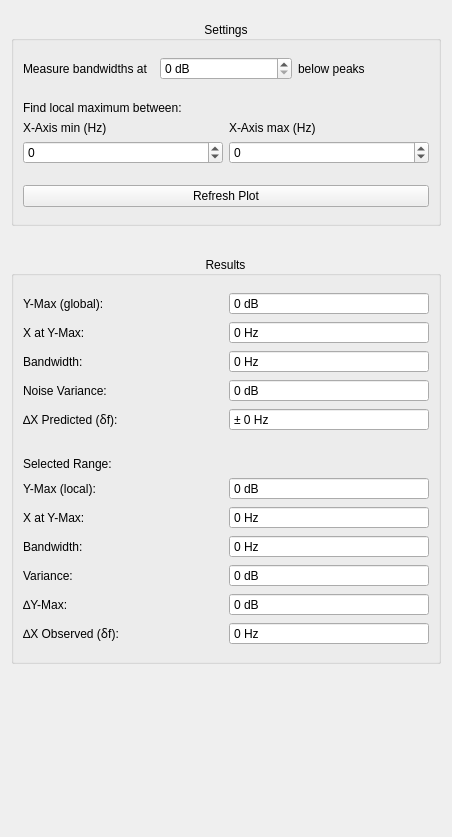
              <widget class="QWidget" name="scrollAreaWidgetContents_2">
               <property name="geometry">
                <rect>
                 <x>0</x>
                 <y>0</y>
                 <width>452</width>
                 <height>837</height>
                </rect>
               </property>
               <layout class="QVBoxLayout" name="verticalLayout_5">
                <item>
                 <layout class="QVBoxLayout" name="verticalLayout_4">
                  <property name="spacing">
                   <number>30</number>
                  </property>
                  <property name="topMargin">
                   <number>10</number>
                  </property>
                  <property name="bottomMargin">
                   <number>22</number>
                  </property>
                  <item>
                   <widget class="QGroupBox" name="group_settings">
                    <property name="title">
                     <string>Settings</string>
                    </property>
                    <property name="alignment">
                     <set>Qt::AlignCenter</set>
                    </property>
                    <layout class="QGridLayout" name="gridLayout_8">
                     <property name="topMargin">
                      <number>16</number>
                     </property>
                     <property name="bottomMargin">
                      <number>16</number>
                     </property>
                     <item row="0" column="0">
                      <layout class="QVBoxLayout" name="verticalLayout_2">
                       <item>
                        <layout class="QHBoxLayout" name="horizontalLayout_2">
                         <item>
                          <widget class="QLabel" name="label">
                           <property name="text">
                            <string>Measure bandwidths at</string>
                           </property>
                          </widget>
                         </item>
                         <item>
                          <widget class="QDoubleSpinBox" name="spin_measure_bandwidth_below">
                           <property name="suffix">
                            <string> dB</string>
                           </property>
                           <property name="decimals">
                            <number>0</number>
                           </property>
                           <property name="maximum">
                            <double>1000.000000000000000</double>
                           </property>
                          </widget>
                         </item>
                         <item>
                          <widget class="QLabel" name="label_2">
                           <property name="text">
                            <string>below peaks</string>
                           </property>
                          </widget>
                         </item>
                        </layout>
                       </item>
                       <item>
                        <spacer name="verticalSpacer_2">
                         <property name="orientation">
                          <enum>Qt::Vertical</enum>
                         </property>
                         <property name="sizeType">
                          <enum>QSizePolicy::Fixed</enum>
                         </property>
                         <property name="sizeHint" stdset="0">
                          <size>
                           <width>20</width>
                           <height>15</height>
                          </size>
                         </property>
                        </spacer>
                       </item>
                       <item>
                        <widget class="QLabel" name="label_3">
                         <property name="text">
                          <string>Find local maximum between:</string>
                         </property>
                        </widget>
                       </item>
                       <item>
                        <layout class="QGridLayout" name="gridLayout_10">
                         <item row="1" column="0">
                          <widget class="QDoubleSpinBox" name="spin_x_min">
                           <property name="decimals">
                            <number>0</number>
                           </property>
                           <property name="minimum">
                            <double>-10000.000000000000000</double>
                           </property>
                           <property name="maximum">
                            <double>10000.000000000000000</double>
                           </property>
                          </widget>
                         </item>
                         <item row="1" column="1">
                          <widget class="QDoubleSpinBox" name="spin_x_max">
                           <property name="decimals">
                            <number>0</number>
                           </property>
                           <property name="minimum">
                            <double>-10000.000000000000000</double>
                           </property>
                           <property name="maximum">
                            <double>10000.000000000000000</double>
                           </property>
                          </widget>
                         </item>
                         <item row="0" column="0">
                          <widget class="QLabel" name="label_4">
                           <property name="text">
                            <string>X-Axis min (Hz)</string>
                           </property>
                          </widget>
                         </item>
                         <item row="0" column="1">
                          <widget class="QLabel" name="label_5">
                           <property name="text">
                            <string>X-Axis max (Hz)</string>
                           </property>
                          </widget>
                         </item>
                        </layout>
                       </item>
                       <item>
                        <spacer name="verticalSpacer_3">
                         <property name="orientation">
                          <enum>Qt::Vertical</enum>
                         </property>
                         <property name="sizeHint" stdset="0">
                          <size>
                           <width>20</width>
                           <height>15</height>
                          </size>
                         </property>
                        </spacer>
                       </item>
                       <item>
                        <widget class="QPushButton" name="btn_refresh_plot">
                         <property name="text">
                          <string>Refresh Plot</string>
                         </property>
                        </widget>
                       </item>
                      </layout>
                     </item>
                    </layout>
                   </widget>
                  </item>
                  <item>
                   <widget class="QGroupBox" name="group_results">
                    <property name="title">
                     <string>Results</string>
                    </property>
                    <property name="alignment">
                     <set>Qt::AlignCenter</set>
                    </property>
                    <layout class="QGridLayout" name="gridLayout_12">
                     <property name="topMargin">
                      <number>16</number>
                     </property>
                     <property name="bottomMargin">
                      <number>16</number>
                     </property>
                     <item row="0" column="0">
                      <layout class="QGridLayout" name="gridLayout_11">
                       <item row="4" column="0">
                        <widget class="QLabel" name="label_10">
                         <property name="text">
                          <string>∆X Predicted (ẟf):</string>
                         </property>
                        </widget>
                       </item>
                       <item row="2" column="1">
                        <widget class="QDoubleSpinBox" name="spin_bandwidth_global">
                         <property name="readOnly">
                          <bool>true</bool>
                         </property>
                         <property name="buttonSymbols">
                          <enum>QAbstractSpinBox::NoButtons</enum>
                         </property>
                         <property name="suffix">
                          <string> Hz</string>
                         </property>
                         <property name="decimals">
                          <number>0</number>
                         </property>
                         <property name="minimum">
                          <double>-1000.000000000000000</double>
                         </property>
                         <property name="maximum">
                          <double>1000.000000000000000</double>
                         </property>
                        </widget>
                       </item>
                       <item row="0" column="1">
                        <widget class="QDoubleSpinBox" name="spin_ymax_global">
                         <property name="readOnly">
                          <bool>true</bool>
                         </property>
                         <property name="buttonSymbols">
                          <enum>QAbstractSpinBox::NoButtons</enum>
                         </property>
                         <property name="suffix">
                          <string> dB</string>
                         </property>
                         <property name="decimals">
                          <number>0</number>
                         </property>
                         <property name="minimum">
                          <double>-1000.000000000000000</double>
                         </property>
                         <property name="maximum">
                          <double>1000.000000000000000</double>
                         </property>
                        </widget>
                       </item>
                       <item row="7" column="1">
                        <widget class="QDoubleSpinBox" name="spin_ymax_local">
                         <property name="readOnly">
                          <bool>true</bool>
                         </property>
                         <property name="buttonSymbols">
                          <enum>QAbstractSpinBox::NoButtons</enum>
                         </property>
                         <property name="suffix">
                          <string> dB</string>
                         </property>
                         <property name="decimals">
                          <number>0</number>
                         </property>
                         <property name="minimum">
                          <double>-1000.000000000000000</double>
                         </property>
                         <property name="maximum">
                          <double>1000.000000000000000</double>
                         </property>
                        </widget>
                       </item>
                       <item row="3" column="1">
                        <widget class="QDoubleSpinBox" name="spin_noise_variance_global">
                         <property name="readOnly">
                          <bool>true</bool>
                         </property>
                         <property name="buttonSymbols">
                          <enum>QAbstractSpinBox::NoButtons</enum>
                         </property>
                         <property name="suffix">
                          <string> dB</string>
                         </property>
                         <property name="decimals">
                          <number>0</number>
                         </property>
                         <property name="minimum">
                          <double>-1000.000000000000000</double>
                         </property>
                         <property name="maximum">
                          <double>1000.000000000000000</double>
                         </property>
                        </widget>
                       </item>
                       <item row="7" column="0">
                        <widget class="QLabel" name="label_12">
                         <property name="text">
                          <string>Y-Max (local):</string>
                         </property>
                        </widget>
                       </item>
                       <item row="4" column="1">
                        <widget class="QDoubleSpinBox" name="spin_delta_x_predict">
                         <property name="readOnly">
                          <bool>true</bool>
                         </property>
                         <property name="buttonSymbols">
                          <enum>QAbstractSpinBox::NoButtons</enum>
                         </property>
                         <property name="prefix">
                          <string>± </string>
                         </property>
                         <property name="suffix">
                          <string> Hz</string>
                         </property>
                         <property name="decimals">
                          <number>0</number>
                         </property>
                         <property name="minimum">
                          <double>0.000000000000000</double>
                         </property>
                         <property name="maximum">
                          <double>1000.000000000000000</double>
                         </property>
                        </widget>
                       </item>
                       <item row="0" column="0">
                        <widget class="QLabel" name="label_6">
                         <property name="text">
                          <string>Y-Max (global):</string>
                         </property>
                        </widget>
                       </item>
                       <item row="9" column="0">
                        <widget class="QLabel" name="label_14">
                         <property name="text">
                          <string>Bandwidth:</string>
                         </property>
                        </widget>
                       </item>
                       <item row="10" column="0">
                        <widget class="QLabel" name="label_15">
                         <property name="text">
                          <string>Variance:</string>
                         </property>
                        </widget>
                       </item>
                       <item row="12" column="1">
                        <widget class="QDoubleSpinBox" name="spin_delta_x_observed">
                         <property name="readOnly">
                          <bool>true</bool>
                         </property>
                         <property name="buttonSymbols">
                          <enum>QAbstractSpinBox::NoButtons</enum>
                         </property>
                         <property name="suffix">
                          <string> Hz</string>
                         </property>
                         <property name="decimals">
                          <number>0</number>
                         </property>
                         <property name="minimum">
                          <double>-1000.000000000000000</double>
                         </property>
                         <property name="maximum">
                          <double>1000.000000000000000</double>
                         </property>
                        </widget>
                       </item>
                       <item row="2" column="0">
                        <widget class="QLabel" name="label_8">
                         <property name="text">
                          <string>Bandwidth:</string>
                         </property>
                        </widget>
                       </item>
                       <item row="11" column="1">
                        <widget class="QDoubleSpinBox" name="spin_delta_y">
                         <property name="readOnly">
                          <bool>true</bool>
                         </property>
                         <property name="buttonSymbols">
                          <enum>QAbstractSpinBox::NoButtons</enum>
                         </property>
                         <property name="suffix">
                          <string> dB</string>
                         </property>
                         <property name="decimals">
                          <number>0</number>
                         </property>
                         <property name="minimum">
                          <double>-1000.000000000000000</double>
                         </property>
                         <property name="maximum">
                          <double>1000.000000000000000</double>
                         </property>
                        </widget>
                       </item>
                       <item row="1" column="0">
                        <widget class="QLabel" name="label_7">
                         <property name="text">
                          <string>X at Y-Max:</string>
                         </property>
                        </widget>
                       </item>
                       <item row="8" column="0">
                        <widget class="QLabel" name="label_13">
                         <property name="text">
                          <string>X at Y-Max:</string>
                         </property>
                        </widget>
                       </item>
                       <item row="11" column="0">
                        <widget class="QLabel" name="label_16">
                         <property name="text">
                          <string>∆Y-Max:</string>
                         </property>
                        </widget>
                       </item>
                       <item row="12" column="0">
                        <widget class="QLabel" name="label_17">
                         <property name="text">
                          <string>∆X Observed (ẟf):</string>
                         </property>
                        </widget>
                       </item>
                       <item row="3" column="0">
                        <widget class="QLabel" name="label_9">
                         <property name="text">
                          <string>Noise Variance:</string>
                         </property>
                        </widget>
                       </item>
                       <item row="6" column="0">
                        <widget class="QLabel" name="label_11">
                         <property name="text">
                          <string>Selected Range:</string>
                         </property>
                        </widget>
                       </item>
                       <item row="1" column="1">
                        <widget class="QDoubleSpinBox" name="spin_x_at_ymax_global">
                         <property name="readOnly">
                          <bool>true</bool>
                         </property>
                         <property name="buttonSymbols">
                          <enum>QAbstractSpinBox::NoButtons</enum>
                         </property>
                         <property name="suffix">
                          <string> Hz</string>
                         </property>
                         <property name="decimals">
                          <number>0</number>
                         </property>
                         <property name="minimum">
                          <double>-1000.000000000000000</double>
                         </property>
                         <property name="maximum">
                          <double>1000.000000000000000</double>
                         </property>
                        </widget>
                       </item>
                       <item row="9" column="1">
                        <widget class="QDoubleSpinBox" name="spin_bandwidth_local">
                         <property name="readOnly">
                          <bool>true</bool>
                         </property>
                         <property name="buttonSymbols">
                          <enum>QAbstractSpinBox::NoButtons</enum>
                         </property>
                         <property name="suffix">
                          <string> Hz</string>
                         </property>
                         <property name="decimals">
                          <number>0</number>
                         </property>
                         <property name="minimum">
                          <double>-1000.000000000000000</double>
                         </property>
                         <property name="maximum">
                          <double>1000.000000000000000</double>
                         </property>
                        </widget>
                       </item>
                       <item row="10" column="1">
                        <widget class="QDoubleSpinBox" name="spin_variance_local">
                         <property name="readOnly">
                          <bool>true</bool>
                         </property>
                         <property name="buttonSymbols">
                          <enum>QAbstractSpinBox::NoButtons</enum>
                         </property>
                         <property name="suffix">
                          <string> dB</string>
                         </property>
                         <property name="decimals">
                          <number>0</number>
                         </property>
                         <property name="minimum">
                          <double>-1000.000000000000000</double>
                         </property>
                         <property name="maximum">
                          <double>1000.000000000000000</double>
                         </property>
                        </widget>
                       </item>
                       <item row="8" column="1">
                        <widget class="QDoubleSpinBox" name="spin_x_at_ymax_local">
                         <property name="readOnly">
                          <bool>true</bool>
                         </property>
                         <property name="buttonSymbols">
                          <enum>QAbstractSpinBox::NoButtons</enum>
                         </property>
                         <property name="suffix">
                          <string> Hz</string>
                         </property>
                         <property name="decimals">
                          <number>0</number>
                         </property>
                         <property name="minimum">
                          <double>-1000.000000000000000</double>
                         </property>
                         <property name="maximum">
                          <double>1000.000000000000000</double>
                         </property>
                        </widget>
                       </item>
                       <item row="5" column="0">
                        <spacer name="verticalSpacer">
                         <property name="orientation">
                          <enum>Qt::Vertical</enum>
                         </property>
                         <property name="sizeType">
                          <enum>QSizePolicy::Fixed</enum>
                         </property>
                         <property name="sizeHint" stdset="0">
                          <size>
                           <width>20</width>
                           <height>20</height>
                          </size>
                         </property>
                        </spacer>
                       </item>
                      </layout>
                     </item>
                    </layout>
                   </widget>
                  </item>
                  <item>
                   <spacer name="verticalSpacer_5">
                    <property name="orientation">
                     <enum>Qt::Vertical</enum>
                    </property>
                    <property name="sizeHint" stdset="0">
                     <size>
                      <width>20</width>
                      <height>10</height>
                     </size>
                    </property>
                   </spacer>
                  </item>
                 </layout>
                </item>
               </layout>
              </widget>
